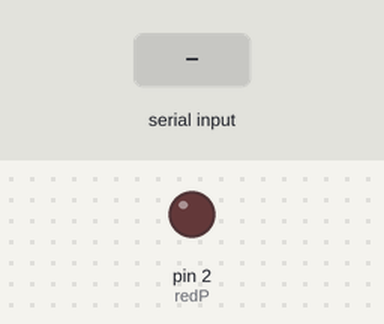
Simulated run of this sketch. Board: Arduino Uno, built with avr-gcc and run on an emulated ATmega328P. Shown: output pins drawn as LEDs (lit = HIGH). Dashed ring = blinking. The inputs (shaded band) are chosen by the test bench. What the sketch prints to the serial monitor is not drawn.

Above: at 1.2 s.
1.3 s: "90,45\n" received over Serial
At 1.7 s:
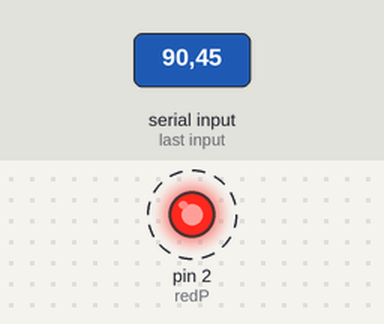
Timing chart, 0 to 10.3 s (numbered marks = the images above; inputs shaded):
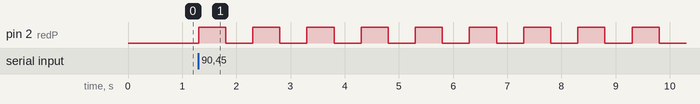

The sketch:

sketch_jun22c.ino
```cpp
String msg=("Enter the number of blink you want:");
int redP=2;
int bt=500;
int Bnum;
int j;

void setup() {
  // put your setup code here, to run once:
  Serial.begin(9600);
  pinMode(redP,OUTPUT);

}

void loop() {
  // put your main code here, to run repeatedly:
  Serial.println(msg);
  while(Serial.available()==0){

  }
  Bnum=Serial.parseInt();
  for(j=1;j<=Bnum;j=j+1){
    digitalWrite(redP,HIGH);
    delay(bt);
    digitalWrite(redP,LOW);
    delay(bt);
  }

}
```

Measured:
- after the input at 1.3 s, pin 2 (redP): alternates HIGH for 0.50 s and LOW for 0.50 s, starting at once
